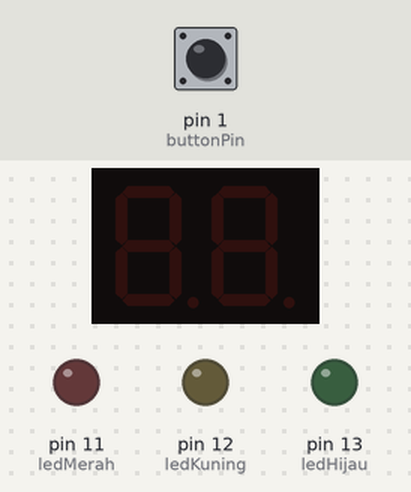
The sketch below on a simulated Arduino Uno, built with avr-gcc and run on an emulated ATmega328P. Parts: 2-digit seven-segment display, output pins drawn as LEDs (lit = HIGH). The test bench sets the inputs (shaded band); at power-on: pin 1 (buttonPin) HIGH.

Above: at 1.2 s.
1.3 s: pin 1 (buttonPin) pulled LOW for 0.15 s
At 2.0 s:
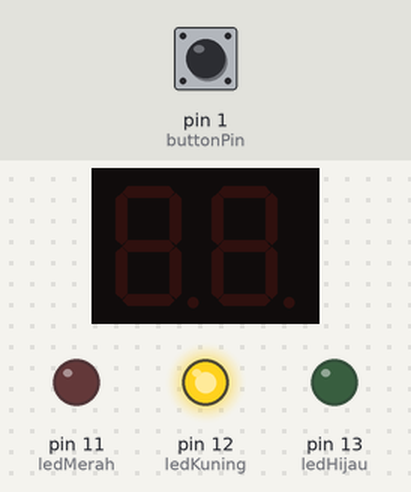
At 4.1 s:
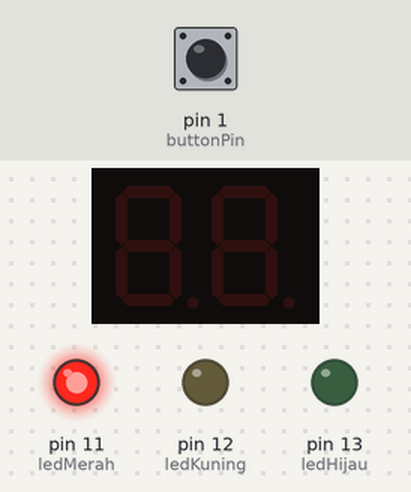
4.4 s: pin 1 (buttonPin) pulled LOW for 1 s
At 5.6 s:
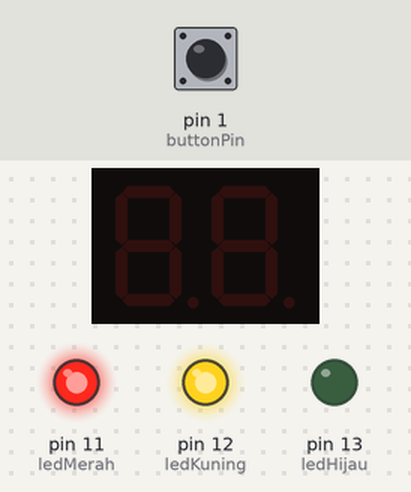
Timing chart, 0 to 8.0 s (numbered marks = the images above; inputs shaded):
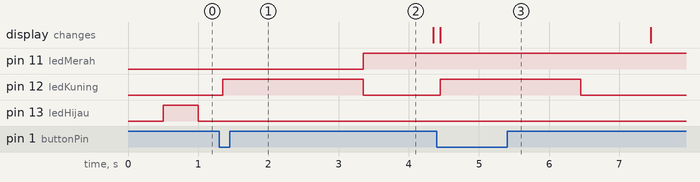

Measured:
- after the input at 1.3 s, pin 11 (ledMerah): LOW → HIGH after 2.1 s; pin 12 (ledKuning): LOW → HIGH after 0.05 s, → LOW 2.0 s later; pin 13 (ledHijau): stops changing and stays LOW
- after the input at 4.4 s, pin 12 (ledKuning): LOW → HIGH after 0.05 s, → LOW 2.0 s later

The sketch:

sketch.ino
```cpp
#include <SevSeg.h>
SevSeg sevseg;

const byte ledMerah = 11;
const byte ledKuning = 12;
const byte ledHijau = 13;
const int buttonPin = 1;

const int display1Pin = 2;
const int display2Pin = 3;

int segA = 4;
int segB = 5;
int segC = 6;
int segD = 7;
int segE = 8;
int segF = 9;
int segG = 10;

int buttonState = 0;
int lastButtonState = 0;
unsigned long debounceDelay = 50;
unsigned long lastDebounceTime = 0;

bool blinking = true;
bool trafficRunning = false;

unsigned long previousMillis = 0;
unsigned long interval = 0;
int countdownValue = 0;

enum TrafficState {NORMAL, KUNING1, MERAH, KUNING2, HIJAU};
TrafficState currentState = NORMAL;

void setup() {
  byte numDigits = 2;
  byte digitPins[] = {display1Pin, display2Pin};
  byte segmentPins[] = {segA, segB, segC, segD, segE, segF, segG};
  bool resistorsOnSegments = true;
  byte hardwareConfig = COMMON_ANODE;
  bool updateWithDelays = false;
  bool leadingZeros = true;
  bool disableDecPoint = true;

  sevseg.begin(hardwareConfig, numDigits, digitPins, segmentPins, resistorsOnSegments,
               updateWithDelays, leadingZeros, disableDecPoint);
  sevseg.setBrightness(90);

  pinMode(ledMerah, OUTPUT);
  pinMode(ledKuning, OUTPUT);
  pinMode(ledHijau, OUTPUT);
  pinMode(buttonPin, INPUT_PULLUP);
}

void loop() {
  int reading = digitalRead(buttonPin);

  if (reading != lastButtonState) {
    lastDebounceTime = millis();
  }

  if ((millis() - lastDebounceTime) > debounceDelay) {
    if (reading != buttonState) {
      buttonState = reading;

      if (buttonState == LOW) {
        trafficRunning = true;
        blinking = false;
        digitalWrite(ledHijau, LOW);
        currentState = KUNING1;
        interval = 2000;
        previousMillis = millis();
      }
    }
  }

  lastButtonState = reading;

  if (!trafficRunning) {
    static unsigned long previousMillisBlink = 0;
    unsigned long currentMillisBlink = millis();

    if (currentMillisBlink - previousMillisBlink >= 500) {
      previousMillisBlink = currentMillisBlink;
      digitalWrite(ledHijau, blinking ? HIGH : LOW);
      blinking = !blinking;
    }
  } else {
    unsigned long currentMillis = millis();

    if (currentMillis - previousMillis >= interval) {
      switch (currentState) {
        case KUNING1:
          digitalWrite(ledKuning, LOW);
          currentState = MERAH;
          interval = 1000;
          countdownValue = 20;
          break;

        case MERAH:
          if (countdownValue >= 0) {
            sevseg.setNumber(countdownValue, 2);
            sevseg.refreshDisplay();
            countdownValue--;
            interval = 1000;
          } else {
            digitalWrite(ledMerah, LOW);
            currentState = KUNING2;
            countdownValue = 20;
            interval = 2000;
          }
          break;

        case KUNING2:
          digitalWrite(ledKuning, LOW);
          interval = 2000;
          currentState = HIJAU;
          break;

        case HIJAU:
          sevseg.blank();
          digitalWrite(ledHijau, HIGH);
          interval = 2000;
          trafficRunning = false;
          currentState = NORMAL;
          break;

        case NORMAL:
          break;
      }
      previousMillis = currentMillis;
    }

    if (currentState == KUNING1 || currentState == KUNING2) {
      sevseg.blank();
      digitalWrite(ledKuning, HIGH);
    } else if (currentState == MERAH) {
      digitalWrite(ledMerah, HIGH);
    } else if (currentState == HIJAU) {
      sevseg.blank();
      digitalWrite(ledHijau, HIGH);
    }
  }

  sevseg.refreshDisplay();
}
```
